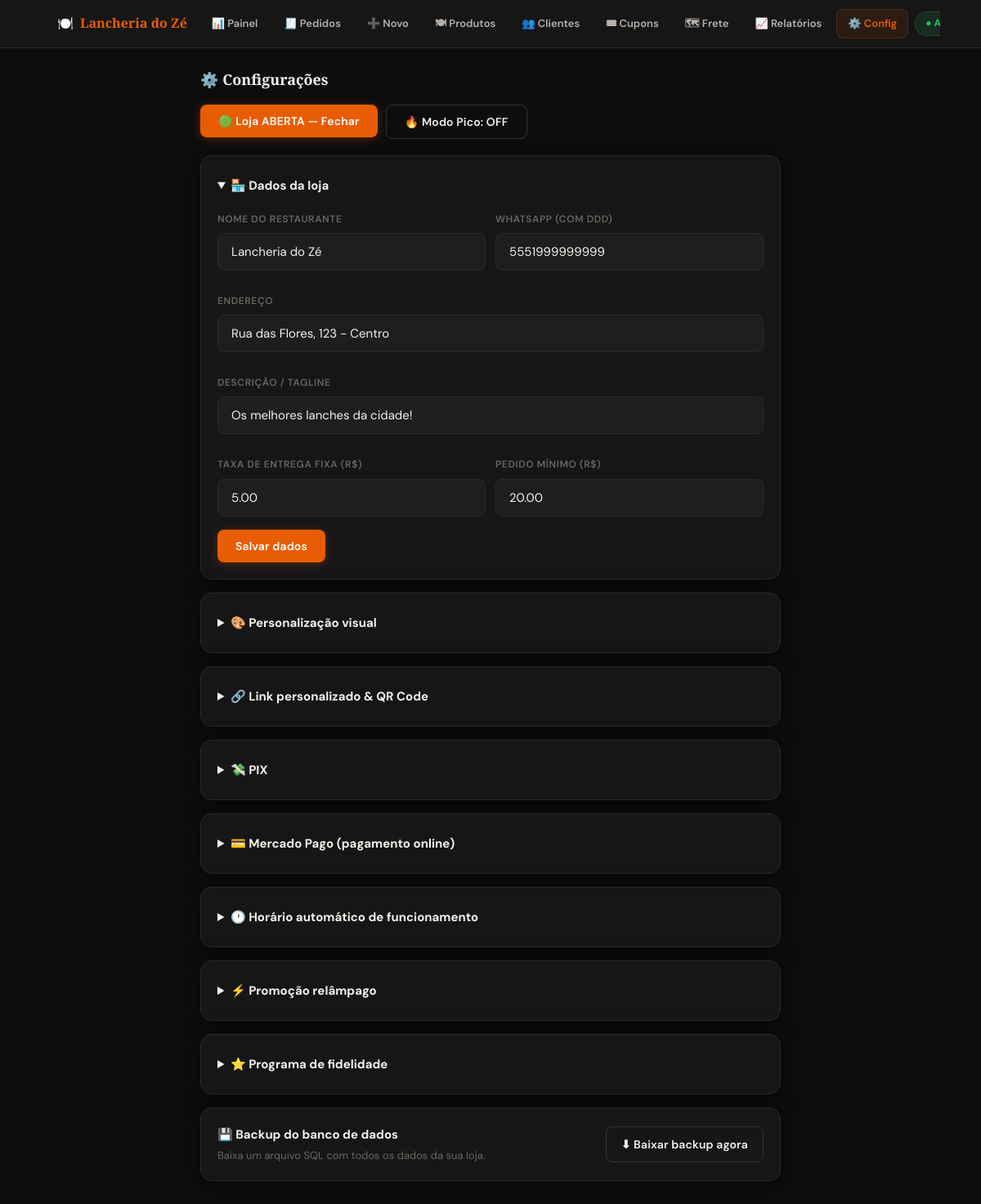
The page /admin/configuracoes.php (signed in) on the database its author committed.
### tables this page shows
CREATE TABLE IF NOT EXISTS config (
  id INT NOT NULL DEFAULT 1, nome_restaurante VARCHAR(255) NOT NULL DEFAULT 'Lancheria do Zé',
  descricao TEXT, whatsapp VARCHAR(20) NOT NULL DEFAULT '5551999999999',
  endereco VARCHAR(255), horario VARCHAR(255),
  taxa_entrega DECIMAL(10,2) NOT NULL DEFAULT 5.00, pedido_minimo DECIMAL(10,2) NOT NULL DEFAULT 20.00,
  tempo_entrega VARCHAR(100), logo_emoji VARCHAR(10) NOT NULL DEFAULT '🍔', aberto TINYINT NOT NULL DEFAULT 1,
  pix_chave VARCHAR(255), pix_tipo ENUM('cpf','cnpj','email','telefone','aleatoria') DEFAULT 'aleatoria', pix_nome VARCHAR(255),
  promo_ativa TINYINT NOT NULL DEFAULT 0, promo_titulo VARCHAR(255) DEFAULT '🔥 Promoção relâmpago!',
  promo_desconto INT NOT NULL DEFAULT 10, promo_fim DATETIME DEFAULT NULL,
  modo_pico TINYINT NOT NULL DEFAULT 0, pico_tempo VARCHAR(100) DEFAULT '60-80 min',
  loja_slug VARCHAR(100) DEFAULT 'ze-burguer', PRIMARY KEY (id)
);

### includes/funcoes.php (called while the page is built, shortened)
<?php
function h($s){ return htmlspecialchars((string)$s, ENT_QUOTES, 'UTF-8'); }

### admin/configuracoes.php (the view, shortened to what this page needs)
<?php
require_once __DIR__ . '/../config/db.php';
require_once __DIR__ . '/../includes/funcoes.php';
$c = $pdo->query("SELECT * FROM config WHERE id=1")->fetch();
?>
<!DOCTYPE html>
<html lang="pt-BR" data-theme="dark">
<head>
<link rel="stylesheet" href="../assets/css/style.css">
</head>
<body>
<?php include __DIR__ . '/nav.php'; ?>
<div class="admin-wrap" style="max-width:750px">
  <div class="section-title">⚙️ Configurações</div>
  <div style="display:flex;gap:10px;margin-bottom:20px;flex-wrap:wrap">
    <form method="POST">
      <button type="submit" class="btn <?= $c['aberto']?'btn-primary':'btn-danger' ?>" style="font-size:14px">
        <?= $c['aberto']?'🟢 Loja ABERTA — Fechar':'🔴 Loja FECHADA — Abrir' ?>
      </button>
    </form>
    <form method="POST">
      <button type="submit" class="btn <?= $c['modo_pico']?'btn-primary btn-outline':'btn-outline' ?>" style="font-size:14px">
        🔥 Modo Pico: <?= $c['modo_pico']?'ON':'OFF' ?>
      </button>
    </form>
  </div>
  <details class="card mb-4" open>
    <summary style="cursor:pointer;font-weight:700;font-size:15px;padding:4px 0">🏪 Dados da loja</summary>
    <form method="POST" style="margin-top:16px">
      <div style="display:grid;grid-template-columns:1fr 1fr;gap:12px">
        <div class="form-group"><label class="form-label">Nome do restaurante</label><input name="nome_restaurante" class="form-control" value="<?= h($c['nome_restaurante']) ?>"></div>
        <div class="form-group"><label class="form-label">WhatsApp (com DDD)</label><input name="whatsapp" class="form-control" value="<?= h($c['whatsapp']) ?>" placeholder="5511999999999"></div>
        <div class="form-group" style="grid-column:span 2"><label class="form-label">Endereço</label><input name="endereco" class="form-control" value="<?= h($c['endereco']??'') ?>"></div>
        <div class="form-group" style="grid-column:span 2"><label class="form-label">Descrição / tagline</label><input name="descricao" class="form-control" value="<?= h($c['descricao']??'') ?>"></div>
        <div class="form-group"><label class="form-label">Taxa de entrega fixa (R$)</label><input type="number" step="0.01" name="taxa_entrega" class="form-control" value="<?= $c['taxa_entrega'] ?>"></div>
        <div class="form-group"><label class="form-label">Pedido mínimo (R$)</label><input type="number" step="0.01" name="pedido_minimo" class="form-control" value="<?= $c['pedido_minimo'] ?>"></div>
      </div>
      <button type="submit" class="btn btn-primary">Salvar dados</button>
    </form>
  </details>
  <details class="card mb-4">
    <summary style="cursor:pointer;font-weight:700;font-size:15px;padding:4px 0">🎨 Personalização visual</summary>
  </details>
  <details class="card mb-4">
    <summary style="cursor:pointer;font-weight:700;font-size:15px;padding:4px 0">🔗 Link personalizado & QR Code</summary>
  </details>
  <details class="card mb-4">
    <summary style="cursor:pointer;font-weight:700;font-size:15px;padding:4px 0">💸 PIX</summary>
  </details>
  <details class="card mb-4">
    <summary style="cursor:pointer;font-weight:700;font-size:15px;padding:4px 0">💳 Mercado Pago (pagamento online)</summary>
  </details>
  <details class="card mb-4">
    <summary style="cursor:pointer;font-weight:700;font-size:15px;padding:4px 0">🕐 Horário automático de funcionamento</summary>
  </details>
  <details class="card mb-4">
    <summary style="cursor:pointer;font-weight:700;font-size:15px;padding:4px 0">⚡ Promoção relâmpago</summary>
  </details>
  <details class="card mb-4">
    <summary style="cursor:pointer;font-weight:700;font-size:15px;padding:4px 0">⭐ Programa de fidelidade</summary>
  </details>
  <div class="card mb-4" style="display:flex;align-items:center;justify-content:space-between;flex-wrap:wrap;gap:12px">
    <div>
      <div style="font-weight:700;margin-bottom:4px">💾 Backup do banco de dados</div>
      <div style="font-size:13px;color:var(--muted)">Baixa um arquivo SQL com todos os dados da sua loja.</div>
    </div>
    <a href="../api/backup.php" class="btn btn-outline" style="padding:10px 18px">⬇ Baixar backup agora</a>
  </div>
</div>
</body></html>

### admin/nav.php (shortened to what this page needs)
<?php
$paginaAtual = basename($_SERVER['PHP_SELF']);
$config = isset($pdo) ? $pdo->query("SELECT nome_restaurante, aberto FROM config WHERE id=1")->fetch() : ['nome_restaurante'=>'Cardápio','aberto'=>1];
function navLink($href,$label,$pagina){
    $ativo = basename($href)===$pagina ? ' active' : '';
    return "<a href=\"$href\" class=\"nav-link$ativo\">$label</a>";
}
?>
<nav class="admin-nav">
  <div class="admin-nav-inner">
    <a href="dashboard.php" class="admin-nav-brand">
      🍽️ <span><?= htmlspecialchars($config['nome_restaurante'] ?: 'Cardápio') ?></span>
    </a>
    <?= navLink('dashboard.php','📊 Painel',$paginaAtual) ?>
    <?= navLink('pedidos.php','🧾 Pedidos',$paginaAtual) ?>
    <?= navLink('novo_pedido.php','➕ Novo',$paginaAtual) ?>
    <?= navLink('produtos.php','🍽 Produtos',$paginaAtual) ?>
    <?= navLink('clientes.php','👥 Clientes',$paginaAtual) ?>
    <?= navLink('cupons.php','🎟 Cupons',$paginaAtual) ?>
    <?= navLink('zonas_entrega.php','🗺 Frete',$paginaAtual) ?>
    <?= navLink('relatorios.php','📈 Relatórios',$paginaAtual) ?>
    <?= navLink('configuracoes.php','⚙️ Config',$paginaAtual) ?>
    <span class="<?= $config['aberto'] ? 'badge-aberto' : 'badge-fechado' ?>" style="flex-shrink:0">
      <?= $config['aberto'] ? '● Aberto' : '● Fechado' ?>
    </span>
  </div>
</nav>

### assets/css/style.css (style rules this page uses)
*, *::before, *::after { box-sizing: border-box; margin: 0; padding: 0; }
:root { --primary: #e85d04; --primary-dark: #c44d02; --gold: #d4a843; --gold-light: #f0c96e; --bg: #0d0d0d; --surface: #161616; --surface2: #1e1e1e; --border: #2a2a2a; --border-light: #333; --text: #f5f0eb; --text-soft: #b8b0a8; --muted: #6b6560; --success: #22c55e; --danger: #ef4444; --warning: #f59e0b; --radius: 14px; --radius-sm: 8px; --radius-lg: 20px; --shadow: 0 4px 24px rgba(0,0,0,.5); --shadow-glow: 0 0 0 1px rgba(212,168,67,.15), 0 8px 32px rgba(0,0,0,.6); --font-display: 'Playfair Display', Georgia, serif; --font-body: 'DM Sans', system-ui, sans-serif; }
html { scroll-behavior: smooth; }
body { font-family: var(--font-body); background: var(--bg); color: var(--text); font-size: 15px; line-height: 1.6; min-height: 100vh; }
a { color: inherit; text-decoration: none; }
.admin-wrap { max-width: 1100px; margin: 0 auto; padding: 24px 20px 60px; }
.btn { display: inline-flex; align-items: center; justify-content: center; gap: 7px; padding: 11px 22px; border-radius: var(--radius-sm); border: none; cursor: pointer; font-size: 14px; font-weight: 600; font-family: var(--font-body); transition: all .18s cubic-bezier(.4,0,.2,1); text-decoration: none; letter-spacing: .01em; white-space: nowrap; }
.btn-primary { background: var(--primary); color: #fff; box-shadow: 0 2px 12px rgba(232,93,4,.3); }
.btn-outline { background: transparent; color: var(--text); border: 1.5px solid var(--border-light); }
.card { background: var(--surface); border: 1px solid var(--border); border-radius: var(--radius); padding: 20px; box-shadow: var(--shadow); }
.mb-4 { margin-bottom: 1rem; }
.form-group { margin-bottom: 16px; }
.form-label { display: block; font-weight: 600; margin-bottom: 7px; font-size: 12px; color: var(--muted); letter-spacing: .05em; text-transform: uppercase; }
.form-control { width: 100%; padding: 12px 16px; border: 1.5px solid var(--border); border-radius: var(--radius-sm); font-size: 15px; font-family: var(--font-body); background: var(--surface2); color: var(--text); transition: all .15s; }
.form-control::placeholder { color: var(--muted); }
.badge-aberto { background: rgba(34,197,94,.12); color: var(--success); border: 1px solid rgba(34,197,94,.25); padding: 4px 12px; border-radius: 99px; font-size: 12px; font-weight: 700; }
.admin-nav { background: var(--surface); border-bottom: 1px solid var(--border); position: sticky; top: 0; z-index: 100; backdrop-filter: blur(12px); }
.admin-nav-inner { max-width: 1100px; margin: 0 auto; padding: 0 20px; display: flex; align-items: center; height: 58px; gap: 4px; overflow-x: auto; }
.admin-nav-brand { font-family: var(--font-display); font-size: 16px; font-weight: 700; color: var(--text); display: flex; align-items: center; gap: 8px; margin-right: 12px; white-space: nowrap; flex-shrink: 0; }
.admin-nav-brand span { color: var(--primary); }
.nav-link { display: flex; align-items: center; gap: 6px; padding: 7px 13px; border-radius: var(--radius-sm); font-size: 13px; font-weight: 600; color: var(--text-soft); transition: all .15s; white-space: nowrap; border: 1px solid transparent; flex-shrink: 0; font-family: var(--font-body); }
.nav-link.active { color: var(--primary); background: rgba(232,93,4,.1); border-color: rgba(232,93,4,.2); }
.section-title { font-family: var(--font-display); font-size: 18px; font-weight: 700; margin-bottom: 16px; display: flex; align-items: center; gap: 8px; }
.mb-4 { margin-bottom:1rem }

### rows shown on the page
config: nome_restaurante "Lancheria do Zé", whatsapp "5551999999999", endereco "Rua das Flores, 123 - Centro", descricao "Os melhores lanches da cidade!", taxa_entrega "5.00", pedido_minimo "20.00"

### other values the page prints
$label "📊 Painel 🧾 Pedidos ➕ Novo 🍽 Produtos 👥 Clientes 🎟 Cupons 🗺 Frete 📈 Relatórios ⚙️ Config"
